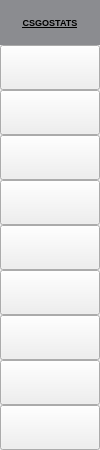
                  <widget class="QWidget" name="playersCSGOStatsContainer" native="true">
                   <property name="minimumSize">
                    <size>
                     <width>100</width>
                     <height>45</height>
                    </size>
                   </property>
                   <property name="maximumSize">
                    <size>
                     <width>100</width>
                     <height>16777215</height>
                    </size>
                   </property>
                   <property name="styleSheet">
                    <string notr="true">QPushButton:hover {
	background-color: hsl(223, 11, 38, 50%);
}</string>
                   </property>
                   <layout class="QVBoxLayout" name="verticalLayout_15">
                    <property name="spacing">
                     <number>0</number>
                    </property>
                    <property name="leftMargin">
                     <number>0</number>
                    </property>
                    <property name="topMargin">
                     <number>0</number>
                    </property>
                    <property name="rightMargin">
                     <number>0</number>
                    </property>
                    <property name="bottomMargin">
                     <number>0</number>
                    </property>
                    <item>
                     <widget class="QLabel" name="CSGOStatsHeader">
                      <property name="minimumSize">
                       <size>
                        <width>0</width>
                        <height>45</height>
                       </size>
                      </property>
                      <property name="maximumSize">
                       <size>
                        <width>16777215</width>
                        <height>45</height>
                       </size>
                      </property>
                      <property name="font">
                       <font>
                        <pointsize>7</pointsize>
                        <weight>75</weight>
                        <bold>true</bold>
                        <underline>true</underline>
                       </font>
                      </property>
                      <property name="styleSheet">
                       <string notr="true">QLabel{
	background-color: hsl(223, 28, 43, 50%);
}</string>
                      </property>
                      <property name="text">
                       <string>CSGOSTATS</string>
                      </property>
                      <property name="alignment">
                       <set>Qt::AlignCenter</set>
                      </property>
                     </widget>
                    </item>
                    <item>
                     <widget class="QPushButton" name="CSGOStatsBtn0">
                      <property name="minimumSize">
                       <size>
                        <width>0</width>
                        <height>45</height>
                       </size>
                      </property>
                      <property name="font">
                       <font>
                        <pointsize>10</pointsize>
                        <weight>75</weight>
                        <bold>true</bold>
                       </font>
                      </property>
                      <property name="text">
                       <string/>
                      </property>
                      <property name="icon">
                       <iconset resource="res.qrc">
                        <normaloff>:/icons/assets/UI/csgoPlayer_icon.svg</normaloff>:/icons/assets/UI/csgoPlayer_icon.svg</iconset>
                      </property>
                      <property name="iconSize">
                       <size>
                        <width>25</width>
                        <height>1000</height>
                       </size>
                      </property>
                      <property name="checkable">
                       <bool>false</bool>
                      </property>
                      <attribute name="buttonGroup">
                       <string notr="true">buttonGroup</string>
                      </attribute>
                     </widget>
                    </item>
                    <item>
                     <widget class="QPushButton" name="CSGOStatsBtn1">
                      <property name="minimumSize">
                       <size>
                        <width>0</width>
                        <height>45</height>
                       </size>
                      </property>
                      <property name="font">
                       <font>
                        <pointsize>10</pointsize>
                        <weight>75</weight>
                        <bold>true</bold>
                       </font>
                      </property>
                      <property name="text">
                       <string/>
                      </property>
                      <property name="iconSize">
                       <size>
                        <width>25</width>
                        <height>1000</height>
                       </size>
                      </property>
                      <attribute name="buttonGroup">
                       <string notr="true">buttonGroup</string>
                      </attribute>
                     </widget>
                    </item>
                    <item>
                     <widget class="QPushButton" name="CSGOStatsBtn2">
                      <property name="minimumSize">
                       <size>
                        <width>0</width>
                        <height>45</height>
                       </size>
                      </property>
                      <property name="font">
                       <font>
                        <pointsize>10</pointsize>
                        <weight>75</weight>
                        <bold>true</bold>
                       </font>
                      </property>
                      <property name="text">
                       <string/>
                      </property>
                      <property name="iconSize">
                       <size>
                        <width>25</width>
                        <height>1000</height>
                       </size>
                      </property>
                      <attribute name="buttonGroup">
                       <string notr="true">buttonGroup</string>
                      </attribute>
                     </widget>
                    </item>
                    <item>
                     <widget class="QPushButton" name="CSGOStatsBtn3">
                      <property name="minimumSize">
                       <size>
                        <width>0</width>
                        <height>45</height>
                       </size>
                      </property>
                      <property name="font">
                       <font>
                        <pointsize>10</pointsize>
                        <weight>75</weight>
                        <bold>true</bold>
                       </font>
                      </property>
                      <property name="text">
                       <string/>
                      </property>
                      <property name="iconSize">
                       <size>
                        <width>25</width>
                        <height>1000</height>
                       </size>
                      </property>
                      <attribute name="buttonGroup">
                       <string notr="true">buttonGroup</string>
                      </attribute>
                     </widget>
                    </item>
                    <item>
                     <widget class="QPushButton" name="CSGOStatsBtn4">
                      <property name="minimumSize">
                       <size>
                        <width>0</width>
                        <height>45</height>
                       </size>
                      </property>
                      <property name="font">
                       <font>
                        <pointsize>10</pointsize>
                        <weight>75</weight>
                        <bold>true</bold>
                       </font>
                      </property>
                      <property name="text">
                       <string/>
                      </property>
                      <property name="iconSize">
                       <size>
                        <width>25</width>
                        <height>1000</height>
                       </size>
                      </property>
                      <attribute name="buttonGroup">
                       <string notr="true">buttonGroup</string>
                      </attribute>
                     </widget>
                    </item>
                    <item>
                     <widget class="QPushButton" name="CSGOStatsBtn5">
                      <property name="minimumSize">
                       <size>
                        <width>0</width>
                        <height>45</height>
                       </size>
                      </property>
                      <property name="font">
                       <font>
                        <pointsize>10</pointsize>
                        <weight>75</weight>
                        <bold>true</bold>
                       </font>
                      </property>
                      <property name="text">
                       <string/>
                      </property>
                      <property name="iconSize">
                       <size>
                        <width>25</width>
                        <height>1000</height>
                       </size>
                      </property>
                      <attribute name="buttonGroup">
                       <string notr="true">buttonGroup</string>
                      </attribute>
                     </widget>
                    </item>
                    <item>
                     <widget class="QPushButton" name="CSGOStatsBtn6">
                      <property name="minimumSize">
                       <size>
                        <width>0</width>
                        <height>45</height>
                       </size>
                      </property>
                      <property name="font">
                       <font>
                        <pointsize>10</pointsize>
                        <weight>75</weight>
                        <bold>true</bold>
                       </font>
                      </property>
                      <property name="text">
                       <string/>
                      </property>
                      <property name="iconSize">
                       <size>
                        <width>25</width>
                        <height>1000</height>
                       </size>
                      </property>
                      <attribute name="buttonGroup">
                       <string notr="true">buttonGroup</string>
                      </attribute>
                     </widget>
                    </item>
                    <item>
                     <widget class="QPushButton" name="CSGOStatsBtn7">
                      <property name="minimumSize">
                       <size>
                        <width>0</width>
                        <height>45</height>
                       </size>
                      </property>
                      <property name="font">
                       <font>
                        <pointsize>10</pointsize>
                        <weight>75</weight>
                        <bold>true</bold>
                       </font>
                      </property>
                      <property name="text">
                       <string/>
                      </property>
                      <property name="iconSize">
                       <size>
                        <width>25</width>
                        <height>1000</height>
                       </size>
                      </property>
                      <attribute name="buttonGroup">
                       <string notr="true">buttonGroup</string>
                      </attribute>
                     </widget>
                    </item>
                    <item>
                     <widget class="QPushButton" name="CSGOStatsBtn8">
                      <property name="minimumSize">
                       <size>
                        <width>0</width>
                        <height>45</height>
                       </size>
                      </property>
                      <property name="font">
                       <font>
                        <pointsize>10</pointsize>
                        <weight>75</weight>
                        <bold>true</bold>
                       </font>
                      </property>
                      <property name="text">
                       <string/>
                      </property>
                      <property name="iconSize">
                       <size>
                        <width>25</width>
                        <height>1000</height>
                       </size>
                      </property>
                      <attribute name="buttonGroup">
                       <string notr="true">buttonGroup</string>
                      </attribute>
                     </widget>
                    </item>
                   </layout>
                  </widget>
